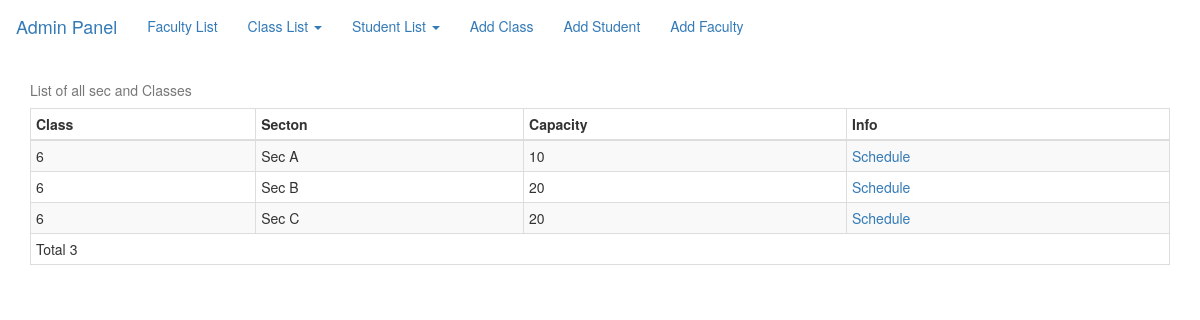
/classes.php?id=6, run on the app's committed database.
### tables this page shows
CREATE TABLE `classes` (
  `cls_id` int(11) NOT NULL,
  `class` int(11) NOT NULL,
  `section` varchar(10) NOT NULL,
  `capacity` int(11) NOT NULL
);

### classes.php (the view)
<!DOCTYPE html>
<html lang="en">
       <?php include 'navbar.php'; ?>
        <body>
        <div class="container">
            <table class="table table-striped table-bordered table-hover table-condensed">
              <caption>List of all sec and Classes</caption>
              <thead>
                  <tr>
                    <th>Class</th>
                    <th>Secton</th>
                    <th>Capacity</th>
                    <th>Info</th>
                  </tr>
              </thead>
              <?php
                include('db_connection.php');
                $id = $_GET['id'];
                $query = "SELECT * FROM `classes` where class = '$id'";
                $count = 0;
                if($connection){
                    $result = mysqli_query($connection,$query);
                    while($row = mysqli_fetch_assoc($result)){ $count++; ?>
                        <tr>
                            <td><?=$row['class']?></td><td><?=$row['section']?></td><td><?=$row['capacity']?></td>
                            <td><a href="class_schedule.php?id=<?=$row['cls_id']?>&sec=<?=$row['section']?>&class=<?=$row['class']?>">Schedule</a></td>
                        </tr>
                    <?php }
                }
            ?>
                <tfoot>
                    <tr>
                        <td colspan="4">Total <?= $count ?></td>
                    </tr>
                </tfoot>
            </table>
        </div>
    </body>
</html>

### data on the page
classes: class "6", section "Sec A", capacity "10"
classes: class "6", section "Sec B", capacity "20"
classes: class "6", section "Sec C", capacity "20"

### other printed values
$count "3"
